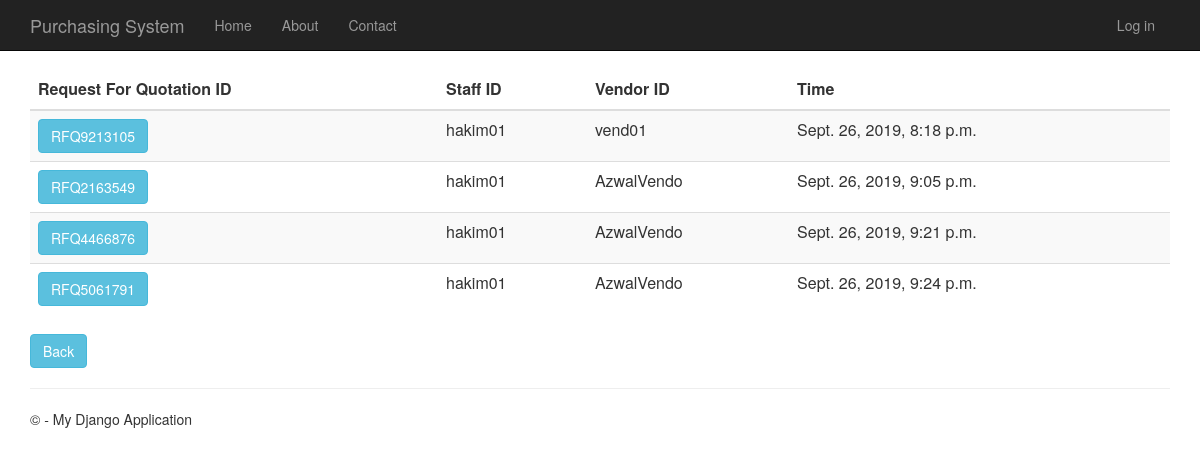
The page /requestforquotationhistory on the database as committed earlier.
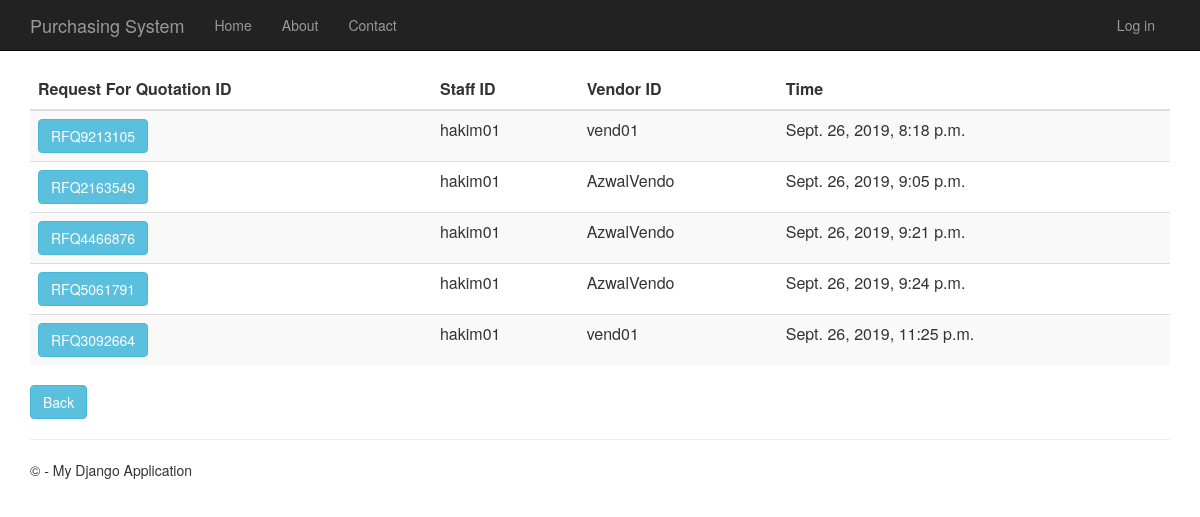
The same page on the database as committed later.
### RequestForQuotation/models.py (models this page shows, shortened)
class RequestForQuotation(models.Model):
    request_for_quotation_id = models.CharField(primary_key=True, max_length=10)
    time_created = models.DateTimeField()
    description = models.TextField(null=True,default=None, blank=True)
    total_price = models.DecimalField(max_digits=10, decimal_places=2, default=Decimal('0.00'))
    person_id = models.ForeignKey(Person, on_delete = models.CASCADE)
    vendor_id = models.ForeignKey(Vendor, on_delete = models.CASCADE)
    purchase_requisition_id = models.ForeignKey(PurchaseRequisition, on_delete = models.CASCADE)

### app/models.py (models this page shows, shortened)
class Person(models.Model):
    user_id = models.OneToOneField(User)
    person_id = models.CharField(primary_key=True, max_length=10)
    person_name = models.TextField()
    person_address = models.TextField()
    person_phone_number = models.TextField()
    person_role = models.TextField(default = 'MANAGER')

class Vendor(models.Model):
    vendor_id = models.CharField(primary_key=True, max_length=10)
    vendor_name = models.TextField()
    vendor_phone_number = models.TextField()
    vendor_address = models.TextField()
    vendor_email = models.TextField()
    def __str__(self):
        return str(self.vendor_id)

### RequestForQuotation/views.py (the view)
# urls.py: url(r'^requestforquotationhistory', RequestForQuotation.views.requestforquotationhistory, name="request_of_quotation_history"),
def requestforquotationhistory(request):
    request_for_quotations = RequestForQuotation.objects.all()
    context = {
            'title':'Request For Quotation History',
            'rows':request_for_quotations
        }
    return render(request,'RequestForQuotation/requestforquotationhistory.html',context)

### RequestForQuotation/templates/RequestForQuotation/requestforquotationhistory.html
﻿{% extends "app/layout.html" %}
{% block content %}
<div class="purchaseorderhistory margintop">
    <form action="requestforquotationhistorydetails" method="GET">
        <table class="table table-striped margintop">
          <thead>
            <tr>
              <th scope="col">Request For Quotation ID</th>
              <th scope="col">Staff ID</th>
              <th scope="col">Vendor ID</th>
              <th scope="col">Time</th>
            </tr>
          </thead>
          <tbody>
              {% for r in rows %}
            <tr>
                 <td><button type="submit" name="rfq_id" value="{{r.request_for_quotation_id}}" class="btn btn-info" >{{r.request_for_quotation_id}}</button></td>
                 <td>{{r.person_id.person_id}}</td>
                 <td>{{r.vendor_id}}</td>
                 <td>{{r.time_created}}</td>
            </tr>
              {% endfor %}
          </tbody>
        </table>
    </form>
       <form action="menu">
        <div class="margintop">
            <button type="submit" class="btn btn-info" >Back</button>
        </div>
    </form>
</div>
{% endblock %}

Rows that differ between the two databases and show on the page:
added RequestForQuotation: request_for_quotation_id "RFQ3092664", person_id.person_id "hakim01", vendor_id "vend01", time_created "Sept. 26, 2019, 11:25 p.m."
